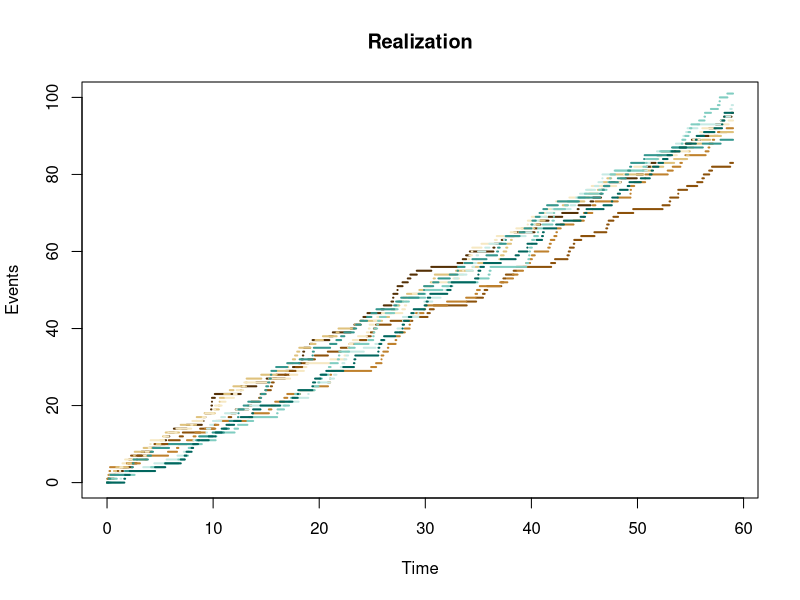

Write the R code that produced this figure.
## ---- chunk 1
library(knitr)
knitr::opts_chunk$set(echo = TRUE,tidy=TRUE,message=FALSE,warning=FALSE,strip.white=TRUE,prompt=FALSE,
                      cache=TRUE, size="scriptsize",fig.width=4, fig.height=3,fig.align = "center")
## ---- chunk 2
simulate <- function(P, iter){
  #Finding the number of rows of P
  n <- nrow(P)
  #Initializing vector of the states, iter states
  states <- numeric(iter)
  
  #Assumption X_0 = 0
  states[1] <- 1
  
  #Simulating Markov chain
  for(t in 2:iter){
    #Probability vector to simulate next state (X_t+1)
    p <- P[states[t-1],]
    #Draw from multinomial distrubution to choose next state
    states[t] <- which(rmultinom(1,1,p) == 1)
  }
  return(states)
}

beta = 0.01
gamma = 0.1
alpha  = 0.005

P = matrix(c(1-beta,beta,0,0,1-gamma,gamma,alpha,0,1-alpha),nrow = 3, byrow = TRUE)


#State 0,1,2 transformed to state 1,2,3
n = 7300

states <- simulate(P,n)
## ---- chunk 3

limiting_probs <- function(states){
  n = length(states)
  p1=0
  p2 = 0
  p3 = 0

  for(i in states){
    if(i == 1){
      p1 = p1 +1
    }
    else if(i == 2){
      p2 = p2 +1
    }
    else{
      p3 = p3 +1
    }
  }
  p1 = p1/n
  p2 = p2/n 
  p3 = p3/n

  pi <- c(p1,p2,p3)
  return(pi)
}

## ---- chunk 4

test_states = states[3650:7300]
pi = limiting_probs(test_states)
## ---- chunk 5
pi
## ---- chunk 6
confidence_interval <- function(P,N,j){
  pi = numeric(N)
  
  for(i in 0:N){
    states = simulate(P,7300)
    states = states[3650:7300]
    
    pi[i] <- limiting_probs(states)[j]
    
  }
  n = N
  
  t = qt(0.95,df = n-1)
  
  variance = var(pi)
  mean = mean(pi)
  
  S = sqrt(n/(n-1)*variance)
  
  a = mean + t*S/sqrt(n)
  b = mean - t*S/sqrt(n) 
  
  return(c(a,b))
}

## ---- chunk 7
confidence_interval(P,30,1)
## ---- chunk 8
confidence_interval(P,30,2)
## ---- chunk 9
confidence_interval(P,30,3)
## ---- chunk 10

Poisson_Process <- function(lambda,n,t){
  #Creating empty vector of size n+1
  v<-numeric(n+1)
  v[1] <-0


  for (k in 1:n){
    x <- rpois(1,lambda*t)
    if(x > 100){
      v[k] = 1 
    }
    else{
      v[k] = 0
    }
    
  }
  return(v)
}

t <- 59
n <- 1000
lambda <-1.5

## ---- chunk 11
#install.packages("RColorBrewer")
library(RColorBrewer)


plot_poisson <-function(t_value,lambda,N){
  #Creating colour palette to visualize simulations
  colour_palette = brewer.pal(n=10, name = "BrBG")
  #Generating plot to fill with simulation plots
  plot(NULL, NULL, xlim = c(0, t_value), ylim = c(0, 100), xlab = "Time", ylab = "Events", main = "Realization", lwd = 2)



  #Simulating N Poisson processes and plotting them by using lines() function
  for (n in 0:N) {
    #Picking from Poisson distribution
    X <- rpois(1, lambda * t_value)
    x = c(0:X, X)
  
    t <- runif(X, 0, t_value)
    t = c(0, sort(t), t_value)
    l = length(x)
    
    for (i in 1:(l - 1)){
      lines(t[i:(i + 1)], rep(x[i], 2), lwd = 2, col = colour_palette [n]) #Adding simulation to plot
    }
  }
}


#Initializing given values
t_value <- 59
lambda <- 1.5
N <- 9

## ---- chunk 12

plot_poisson(t_value,lambda,N) 
